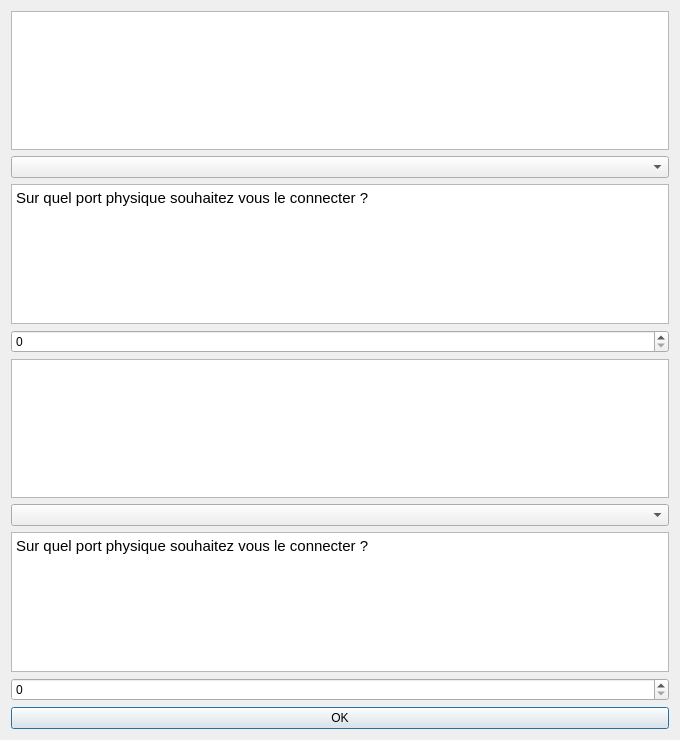
<?xml version="1.0" encoding="UTF-8"?>
<ui version="4.0">
 <class>ConnecterChoice</class>
 <widget class="QDialog" name="ConnecterChoice">
  <property name="geometry">
   <rect>
    <x>0</x>
    <y>0</y>
    <width>680</width>
    <height>740</height>
   </rect>
  </property>
  <property name="windowTitle">
   <string>ConnecterChoice</string>
  </property>
  <layout class="QVBoxLayout" name="verticalLayout">
   <item>
    <widget class="QTextBrowser" name="textBrowserDevice1Interface"/>
   </item>
   <item>
    <widget class="QComboBox" name="comboBoxChoiceInterfaceDevice1"/>
   </item>
   <item>
    <widget class="QTextBrowser" name="textBrowserDevice1Port">
     <property name="html">
      <string>&lt;!DOCTYPE HTML PUBLIC &quot;-//W3C//DTD HTML 4.0//EN&quot; &quot;http://www.w3.org/TR/REC-html40/strict.dtd&quot;&gt;
&lt;html&gt;&lt;head&gt;&lt;meta name=&quot;qrichtext&quot; content=&quot;1&quot; /&gt;&lt;style type=&quot;text/css&quot;&gt;
p, li { white-space: pre-wrap; }
&lt;/style&gt;&lt;/head&gt;&lt;body style=&quot; font-family:'Ubuntu'; font-size:11pt; font-weight:400; font-style:normal;&quot;&gt;
&lt;p style=&quot; margin-top:0px; margin-bottom:0px; margin-left:0px; margin-right:0px; -qt-block-indent:0; text-indent:0px;&quot;&gt;Sur quel port physique souhaitez vous le connecter ?&lt;/p&gt;&lt;/body&gt;&lt;/html&gt;</string>
     </property>
    </widget>
   </item>
   <item>
    <widget class="QSpinBox" name="spinBoxDevide1Port"/>
   </item>
   <item>
    <widget class="QTextBrowser" name="textBrowserDevice2Interface"/>
   </item>
   <item>
    <widget class="QComboBox" name="comboBoxChoiceInterfaceDevice2"/>
   </item>
   <item>
    <widget class="QTextBrowser" name="textBrowserDevice2Port">
     <property name="html">
      <string>&lt;!DOCTYPE HTML PUBLIC &quot;-//W3C//DTD HTML 4.0//EN&quot; &quot;http://www.w3.org/TR/REC-html40/strict.dtd&quot;&gt;
&lt;html&gt;&lt;head&gt;&lt;meta name=&quot;qrichtext&quot; content=&quot;1&quot; /&gt;&lt;style type=&quot;text/css&quot;&gt;
p, li { white-space: pre-wrap; }
&lt;/style&gt;&lt;/head&gt;&lt;body style=&quot; font-family:'Ubuntu'; font-size:11pt; font-weight:400; font-style:normal;&quot;&gt;
&lt;p style=&quot; margin-top:0px; margin-bottom:0px; margin-left:0px; margin-right:0px; -qt-block-indent:0; text-indent:0px;&quot;&gt;Sur quel port physique souhaitez vous le connecter ?&lt;/p&gt;&lt;/body&gt;&lt;/html&gt;</string>
     </property>
    </widget>
   </item>
   <item>
    <widget class="QSpinBox" name="spinBoxDevice2Port"/>
   </item>
   <item>
    <widget class="QPushButton" name="pushButton">
     <property name="text">
      <string>OK</string>
     </property>
    </widget>
   </item>
  </layout>
 </widget>
 <resources/>
 <connections/>
</ui>
